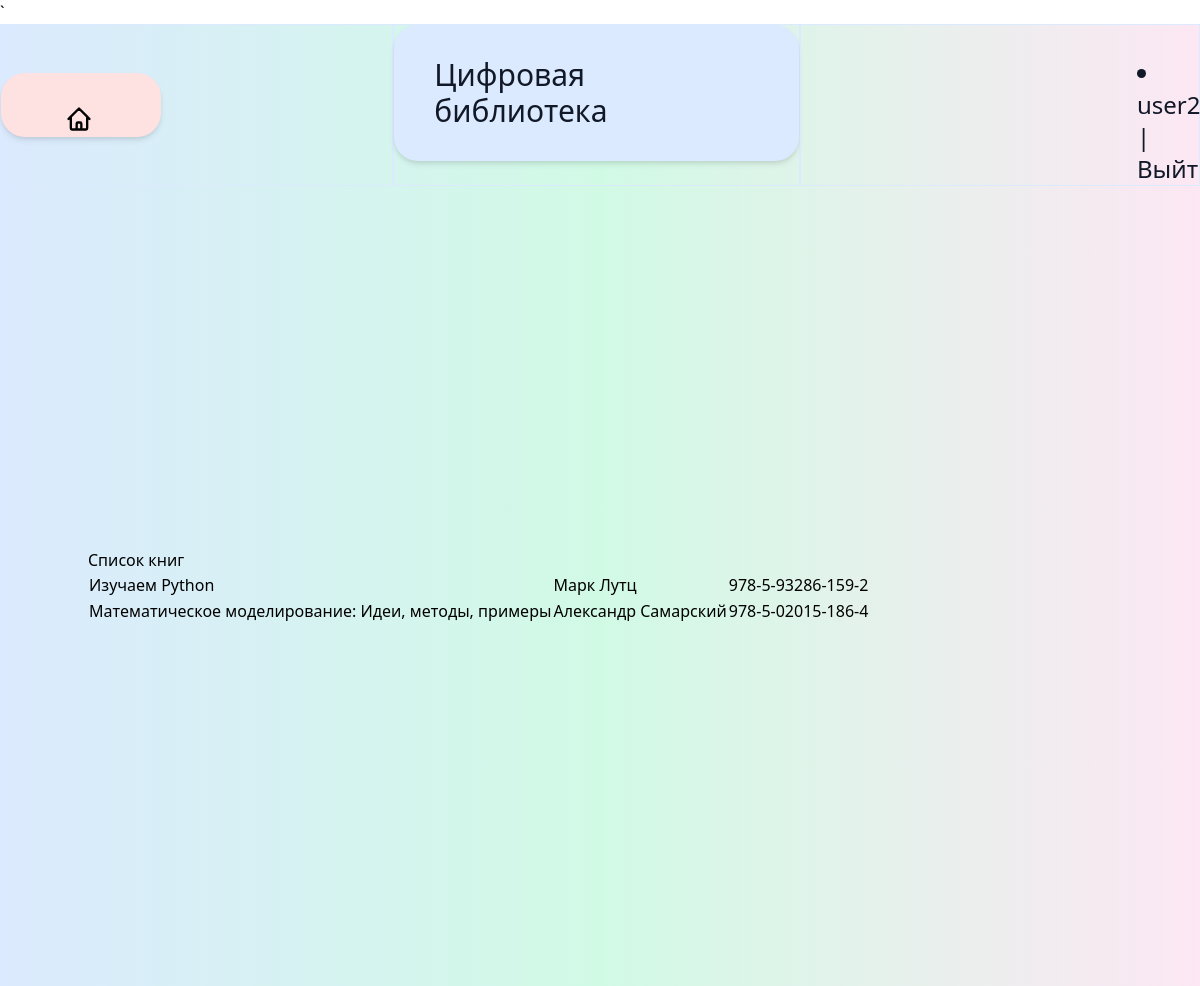
The app's page /books (signed in) with its own data.
### main/models.py (models this page shows, shortened)
class Books(models.Model):
    name = models.CharField(max_length=200)
    author = models.CharField(max_length=200, default='')
    nomer = models.CharField(max_length=17, default='')
    discipline = models.ForeignKey(Disciplines, on_delete=models.CASCADE)

### main/views.py (the view)
# urls.py: path('books', views.books, name='books'),
def books(request):
    book = Books.objects.all()
    return render(request, 'main/books.html', {"books": book})

### main/templates/main/books.html (shortened to what this page needs)
{% extends 'main/base.html' %}
{% block content %}
    <h1>Список книг</h1>
    <table>
        {% for book in books %}
        <tr><td>{{ book.name }}</td><td>{{ book.author }}</td><td>{{ book.nomer }}</td></tr>
        {% endfor %}
    </table>
{% endblock %}

### main/templates/main/base.html (shortened to what this page needs)
<!DOCTYPE html>
<html lang="en">
<head>
  ` <link href="https://unpkg.com/tailwindcss@^2/dist/tailwind.min.css" rel="stylesheet">
</head>
<body>
    <header class="flex  bg-gradient-to-r from-blue-100 via-green-100 to-pink-100" >
          <div class="flex items-center border border-blue-100 w-1/3">
                     <div class="
                            flex flex-col
                            bg-red-100
                            shadow-md
                            px-2
                            sm:px-6
                            md:px-8
                            lg:px-10
                            py-8
                            rounded-3xl
                            w-40
                            h-10
                            max-w-md
                            max-h-md">
              <button class="pl-6 pr-6">
              </button>
            </div>
      </div>
          <div class="border border-blue-100  w-100%">
              <div class="
                    flex flex-col
                    bg-blue-100
                    shadow-md
                    px-2
                    sm:px-6
                    md:px-8
                    lg:px-10
                    py-8
                    rounded-3xl
                    w-50
                    max-w-md">
              <div class="  w-full flex items-center  font-medium   text-xl sm:text-3xl text-gray-900">
           Цифровая библиотека
        </div>
       </div>
      </div>
          <div class="flex items-center border border-blue-100  w-1/3">
              <div class=" flex items-right sm:ml-20 md:ml-20  w-full font-medium text-xl sm:text-3xl text-gray-900">
                {% if request.user.is_authenticated %}
                    <div class="sm:ml-64 sm:mt-8  w-full flex items-right text-xl sm:text-2xl text-gray-900">
                        <li class="last">{{ user.username }} | <a href="{% url 'logout' %}">Выйти</a></li>
                    </div>
                {% endif %}
                </div>
              </div>
      </header>
        <div
      class="min-h-screen flex flex-col items-center justify-center bg-gradient-to-r from-blue-100 via-green-100 to-pink-100 ">
    <div class="container">
        {% block content %}
    {% endblock %}
    </div>
</body>
</html>

### records on screen
Books: name "Изучаем Python", author "Марк Лутц", nomer "978-5-93286-159-2"
Books: name "Математическое моделирование: Идеи, методы, примеры", author "Александр Самарский", nomer "978-5-02015-186-4"

### other values on screen
{{ user.username }} "user2"
